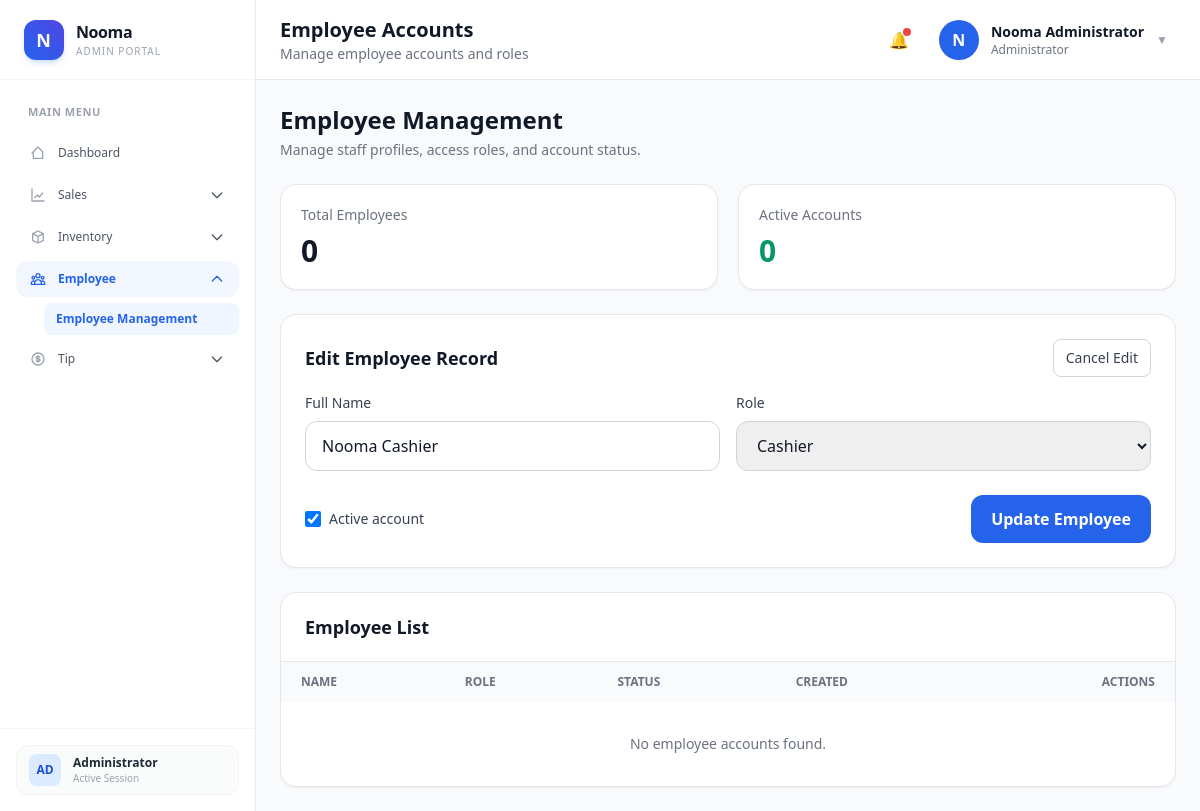
The app's page /frontend/Employee/employee.php?edit_user_id=3 (signed in) with its own data.
### tables this page shows
CREATE TABLE `users` (
  `user_id` bigint(20) UNSIGNED NOT NULL,
  `full_name` varchar(150) NOT NULL,
  `username` varchar(100) NOT NULL,
  `password_hash` varchar(255) NOT NULL,
  `role` enum('admin','manager','cashier','employee') NOT NULL DEFAULT 'cashier',
  `is_active` tinyint(1) NOT NULL DEFAULT 1,
  `number_of_days` int(10) UNSIGNED NOT NULL DEFAULT 0,
  `created_at` timestamp NOT NULL DEFAULT current_timestamp(),
  `updated_at` timestamp NOT NULL DEFAULT current_timestamp() ON UPDATE current_timestamp()
);

### frontend/Employee/employee.php (the view, shortened to what this page needs)
<?php
require_once __DIR__ . "/../../backend/config/database.php";
$editEmployee = null;
if (isset($_GET["edit_user_id"])) {
    $editEmployeeId = (int)$_GET["edit_user_id"];
    if ($editEmployeeId > 0) {
        $editStmt = mysqli_prepare($conn, "SELECT user_id, full_name, role, is_active FROM users WHERE user_id = ? LIMIT 1");
        if ($editStmt) {
            mysqli_stmt_bind_param($editStmt, "i", $editEmployeeId);
            mysqli_stmt_execute($editStmt);
            $editResult = mysqli_stmt_get_result($editStmt);
            if ($editResult && mysqli_num_rows($editResult) > 0) {
                $editEmployee = mysqli_fetch_assoc($editResult);
            }
        }
    }
}
$employeeList = [];
$totalEmployees = count($employeeList);$activeEmployees = 0;
?>
<!DOCTYPE html>
<html lang="en">
<head>
    <script src="https://cdn.tailwindcss.com"></script>
</head>
<body class="bg-gray-50 text-gray-900">
<?php include "../Components/sidebar.php"; ?>
<div class="lg:ml-64 min-h-screen">
    <?php include "../Components/navbar.php"; ?>
    <main class="p-6">
        <div class="mb-6">
            <h2 class="text-2xl font-bold text-gray-900">Employee Management</h2>
            <p class="text-sm text-gray-500 mt-1">Manage staff profiles, access roles, and account status.</p>
        </div>
        <div class="grid md:grid-cols-2 gap-5 mb-6">
            <div class="bg-white rounded-2xl border p-5 shadow-sm">
                <p class="text-sm text-gray-500">Total Employees</p>
                <h3 id="total-employees-count" class="text-3xl font-bold mt-2"><?= number_format($totalEmployees) ?></h3>
            </div>
            <div class="bg-white rounded-2xl border p-5 shadow-sm">
                <p class="text-sm text-gray-500">Active Accounts</p>
                <h3 id="active-employees-count" class="text-3xl font-bold mt-2 text-emerald-600"><?= number_format($activeEmployees) ?></h3>
            </div>
        </div>
        <div class="bg-white border rounded-2xl shadow-sm p-6 mb-6">
            <div class="flex items-center justify-between mb-4">
                <h3 id="form-title" class="text-lg font-bold"><?= $editEmployee ? "Edit Employee Record" : "Add New Employee" ?></h3>
                <a id="cancel-edit-btn" href="employee.php" class="px-3 py-2 text-sm rounded-lg border border-gray-300 text-gray-700 hover:bg-gray-50 <?= $editEmployee ? "" : "hidden" ?>">Cancel Edit</a>
            </div>
            <form id="employee-form" class="grid md:grid-cols-2 xl:grid-cols-3 gap-4">
                <div class="xl:col-span-2">
                    <label class="block text-sm font-medium text-gray-700 mb-2">Full Name</label>
                    <input type="text" id="full_name" name="full_name" required
                        value="<?= htmlspecialchars($editEmployee["full_name"] ?? "") ?>"
                        placeholder="Enter full name"
                        class="w-full border border-gray-300 rounded-xl px-4 py-3 focus:outline-none focus:ring-2 focus:ring-blue-500">
                </div>
                <div>
                    <label class="block text-sm font-medium text-gray-700 mb-2">Role</label>
                    <select id="role" name="role" class="w-full border border-gray-300 rounded-xl px-4 py-3 focus:outline-none focus:ring-2 focus:ring-blue-500">
                        <?php $selectedRole =$editEmployee["role"] ?? "employee"; ?>
                        <option value="cashier" <?= $selectedRole === "cashier" ? "selected" : "" ?>>Cashier</option>
                    </select>
                </div>
                <div class="md:col-span-2 xl:col-span-3 flex items-center justify-between gap-3 pt-2">
                    <label class="inline-flex items-center gap-2 text-sm text-gray-700">
                        <input type="checkbox" id="is_active" name="is_active" value="1" <?= $editEmployee ? ((int)($editEmployee["is_active"] ?? 0) === 1 ? "checked" : "") : "checked" ?> class="h-4 w-4 text-blue-600 border-gray-300 rounded">
                        Active account
                    </label>
                    <button type="submit" id="submit-btn" class="px-5 py-3 rounded-xl bg-blue-600 text-white font-semibold hover:bg-blue-700">
                        <?= $editEmployee ? "Update Employee" : "Create Employee" ?>
                    </button>
                </div>
            </form>
        </div>
        <div class="bg-white border rounded-2xl shadow-sm overflow-hidden">
            <div class="px-6 py-5 border-b">
                <h3 class="text-lg font-bold">Employee List</h3>
            </div>
            <div class="overflow-x-auto">
                <table class="w-full text-sm text-left">
                    <thead class="bg-gray-50 text-gray-500 uppercase text-xs">
                        <tr>
                            <th class="px-5 py-3">Name</th>
                            <th class="px-5 py-3">Role</th>
                            <th class="px-5 py-3">Status</th>
                            <th class="px-5 py-3">Created</th>
                            <th class="px-5 py-3 text-right">Actions</th>
                        </tr>
                    </thead>
                    <tbody id="employee-table-body" class="divide-y">
                        <?php if (empty($employeeList)): ?>
                            <tr>
                                <td colspan="5" class="px-5 py-8 text-center text-gray-500">No employee accounts found.</td>
                            </tr>
                        <?php endif; ?>
                    </tbody>
                </table>
            </div>
        </div>
    </main>
</div>
</body>
</html>

### records on screen
users: full_name "Nooma Cashier", role "Cashier", is_active "☑"

### other values on screen
$page_title "Employee Accounts"
$page_description "Manage employee accounts and roles"
substr($full_name, 0, 1) "N"
$full_name "Nooma Administrator"
$totalEmployees "0"
$activeEmployees "0"
